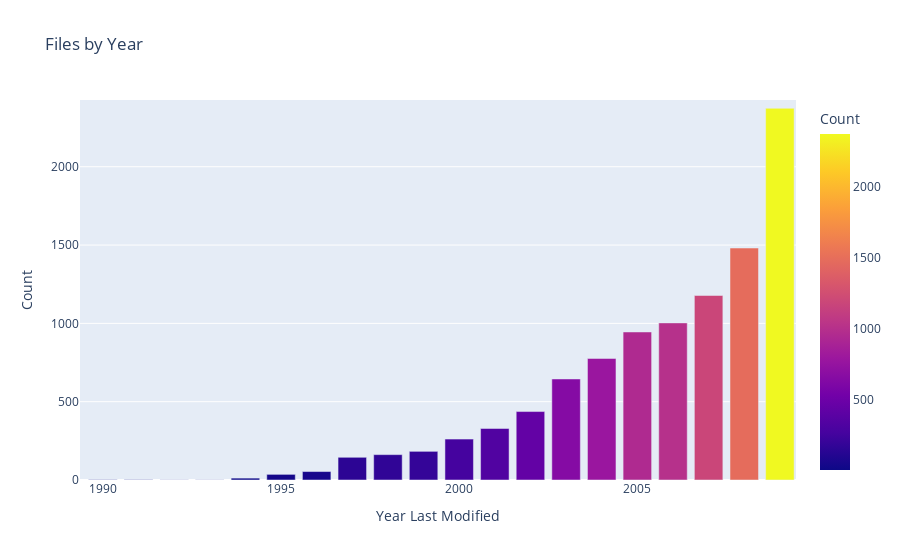

The notebook cell saved with this chart:
### Code cell
import plotly.express as px

fig = px.bar(df_brunnhilde, 
             x="Year Last Modified", 
             y="Count", 
             labels={'y':'Count'},
             color="Count", 
             title="Files by Year",
             height=500)
fig.show()

### Figure 1 — Plotly figure (JSON) as saved in the notebook; plotly's stock layout.template omitted (floating-point values rounded to 4 significant figures)
{"data": [{"alignmentgroup": "True", "hovertemplate": "Year Last Modified=%{x}<br>Count=%{marker.color}<extra></extra>", "legendgroup": "", "marker": {"color": [2373, 1481, 1178, 1003, 945, 776, 645, 437, 329, 261, 183, 162, 145, 54, 36, 12, 2, 2, 1, 1, 1, 1], "coloraxis": "coloraxis", "pattern": {"shape": ""}}, "name": "", "offsetgroup": "", "orientation": "v", "showlegend": false, "textposition": "auto", "type": "bar", "x": [2009, 2008, 2007, 2006, 2005, 2004, 2003, 2002, 2001, 2000, 1999, 1998, 1997, 1996, 1995, 1994, 1991, 1990, 1993, 1992, 1979, 1969], "xaxis": "x", "y": [2373, 1481, 1178, 1003, 945, 776, 645, 437, 329, 261, 183, 162, 145, 54, 36, 12, 2, 2, 1, 1, 1, 1], "yaxis": "y"}], "layout": {"autosize": true, "barmode": "relative", "coloraxis": {"colorbar": {"title": {"text": "Count"}}, "colorscale": [[0, "#0d0887"], [0.1111, "#46039f"], [0.2222, "#7201a8"], [0.3333, "#9c179e"], [0.4444, "#bd3786"], [0.5556, "#d8576b"], [0.6667, "#ed7953"], [0.7778, "#fb9f3a"], [0.8889, "#fdca26"], [1, "#f0f921"]]}, "legend": {"tracegroupgap": 0}, "title": {"text": "Files by Year"}, "xaxis": {"anchor": "y", "autorange": false, "domain": [0, 1], "range": [1989.0, 2009.0], "title": {"text": "Year Last Modified"}, "type": "linear"}, "yaxis": {"anchor": "x", "autorange": false, "domain": [0, 1], "range": [0, 2426.0], "title": {"text": "Count"}, "type": "linear"}}}
